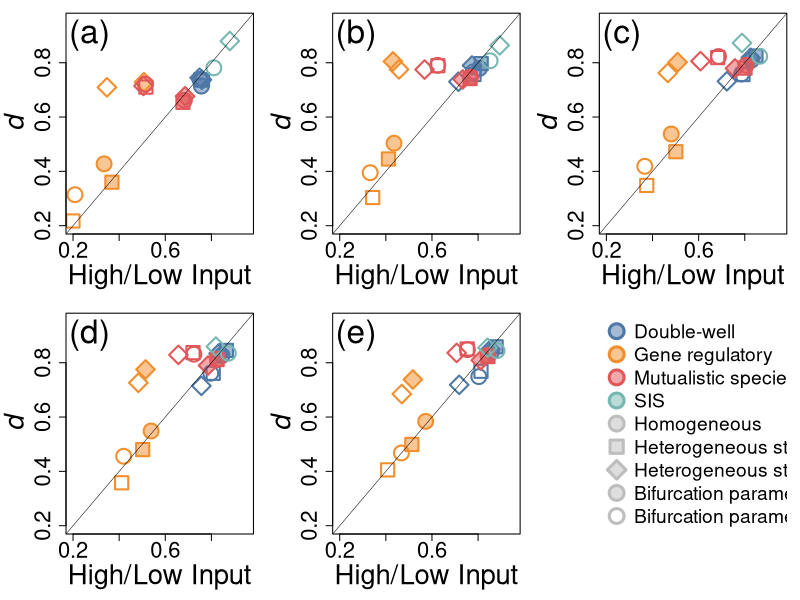
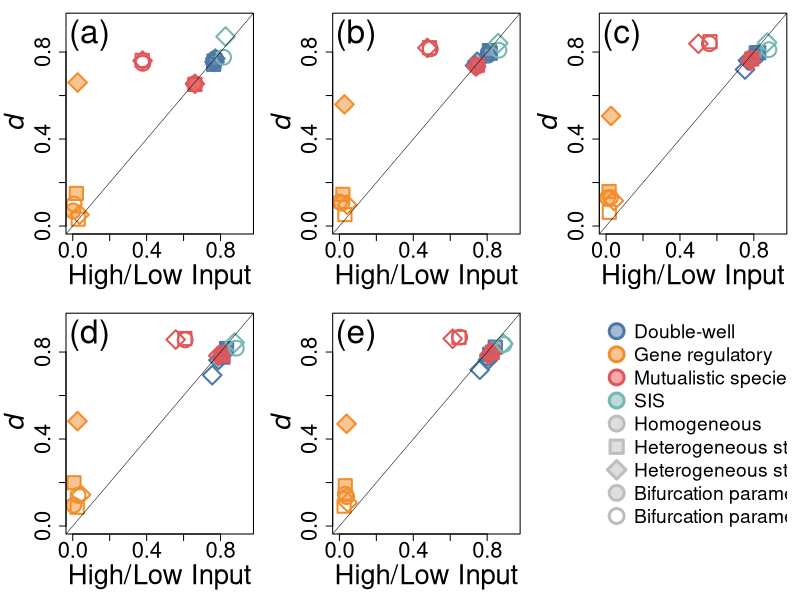
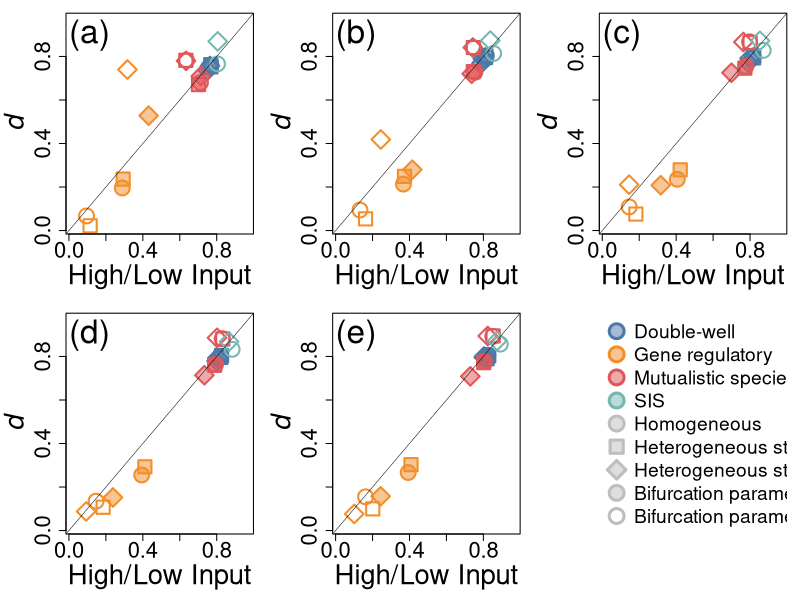
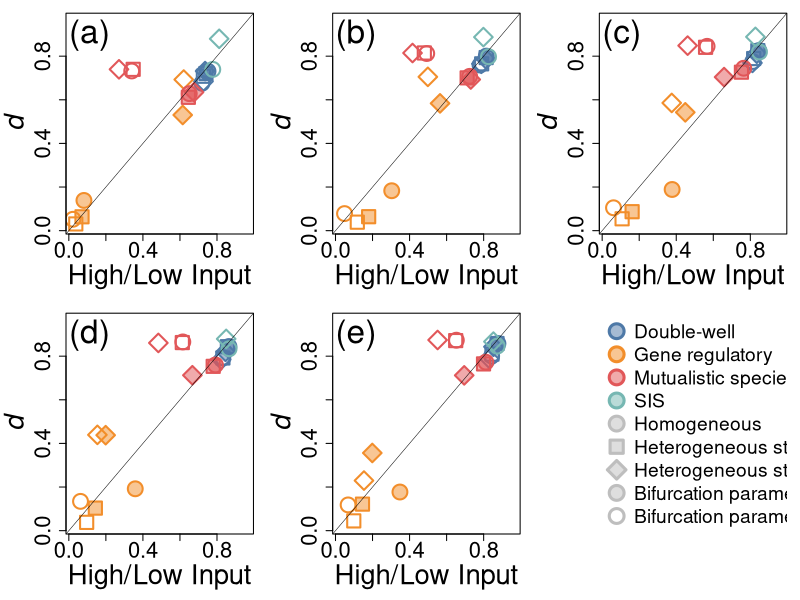
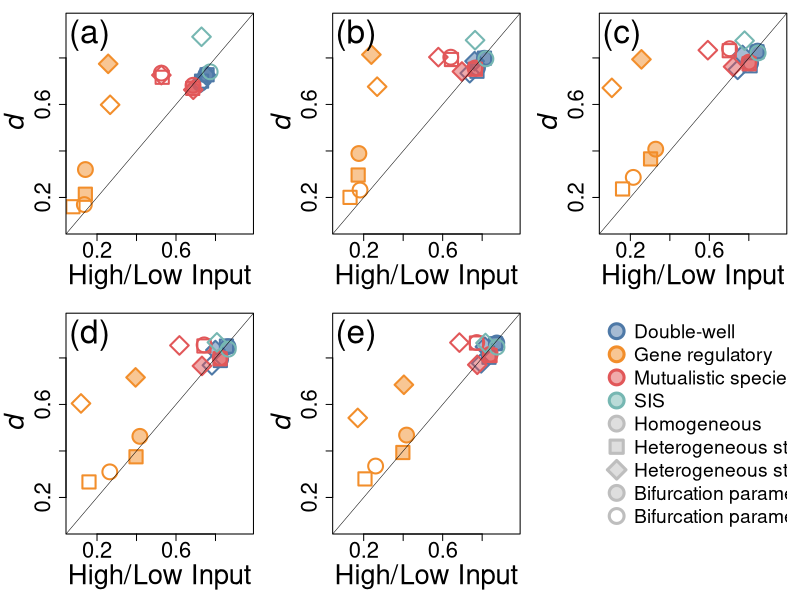
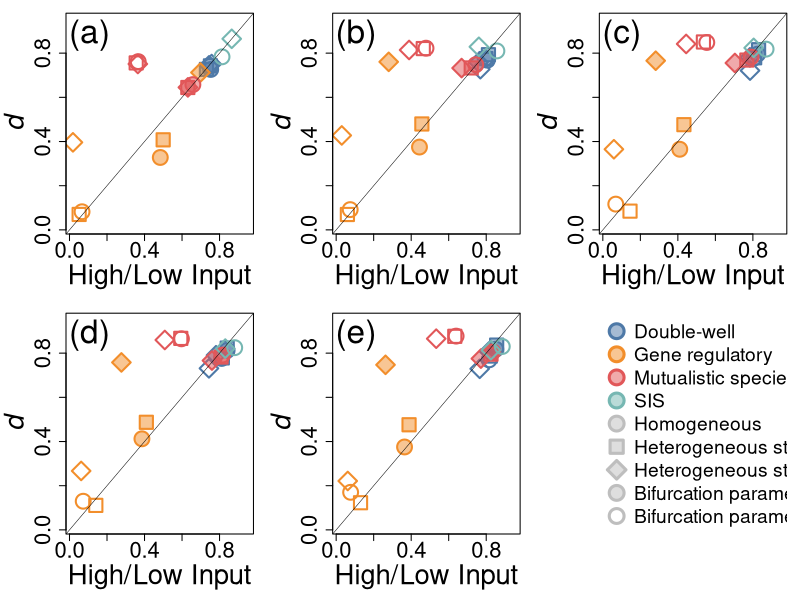

Reproduce these figures in R, in order.
df <- read.csv("./tau-tau-data-highlowinput.csv")
report <- FALSE # TRUE

printreport <- function(net) {
    input <- df[df$net == net & df$metric == "input", ]
    d <- df[df$net == net & df$metric == "d", ]
    summary(abs(input$tau) - abs(d$tau))
}

plotit <- function(net) {
    imagefile <- paste0("./tau-tau-highlowinput-", net, ".pdf")
    
    pdf(imagefile, height = 8, width = 12)
    par(mfrow = c(2, 3), mar = c(4.5, 4.5, 0.5, 0.5) + 0.5)
    palette("Tableau 10")

    labelsize <- 2.5
    ticksize <- 2

    ylim <- xlim <- range(abs(df[df$net == net, "tau"]))
    
    for(i in 1:5) {

        plotdf <- df[df$n == i & df$net == net, ]
        
        x <- abs(plotdf$tau[plotdf$metric == "input"])
        y <- abs(plotdf$tau[plotdf$metric == "d"])

        condition <- apply(plotdf[, c("varyv", "varys")], 1, function(row) {
            if(row[1] == FALSE && row[2] == FALSE) {
                return("const")
            } else if(row[1] == TRUE && row[2] == FALSE) {
                return("varyv")
            } else if(row[2] == TRUE) {
                return("varynoise")
            } else {
                return(NA)
            }
        })

        plotdf$cond <- factor(condition, levels = c("const", "varyv", "varynoise"))
        pchs <- as.integer(plotdf$cond[plotdf$metric == "d"]) + 20

        plotdf$bparam <- factor(plotdf$bparam, levels = c("u", "D"))
                
        colors <- as.integer(factor(plotdf$model[plotdf$metric == "d"]))
        bgs <- mapply(
            function(color, alpha) adjustcolor(color, alpha.f = alpha),
            colors, -(as.integer(plotdf$bparam[plotdf$metric == "d"]) - 2)*.5
        )
        
        plot(
            x, y, col = colors, pch = pchs, lwd = 2, cex = 3,
            bg = bgs,
            xlab = "High/Low Input", ylab = "",
            xlim = xlim, ylim = ylim,
            cex.lab = labelsize, cex.axis = ticksize
        )
        title(ylab = "d", font.lab = 3, cex.lab = labelsize)
        abline(a = 0, b = 1, lty = 1, col = "black", lwd = .5)
        
        mtext(paste0("(", letters[i], ")"), line = -2.5, adj = 0.02, cex = 2)
    }

    plot(NULL, xlim = c(0, 1), ylim = c(0, 1), axes = FALSE, xlab = "", ylab = "")
    legendcolors <- c(1:4, rep("gray", 5))
    legendalphas <- c(rep(.5, 8), 0)
    legend(
        "left", bty = "n", cex = 1.75, pt.cex = 3, pt.lwd = 3,
        col = legendcolors, pch = c(rep(21, 4), 21:23, 21, 21),
        pt.bg = mapply(function(color, alpha) adjustcolor(color, alpha), legendcolors, legendalphas),
        legend = c("Double-well", "Gene regulatory", "Mutualistic species", "SIS",
                   "Homogeneous", "Heterogeneous stress", "Heterogeneous stress and noise",
                   "Bifurcation parameter is u", "Bifurcation parameter is D")
    )

    dev.off()
}

for(net in unique(df$net)) {
    plotit(net)

    if(report) printreport(net)
}
